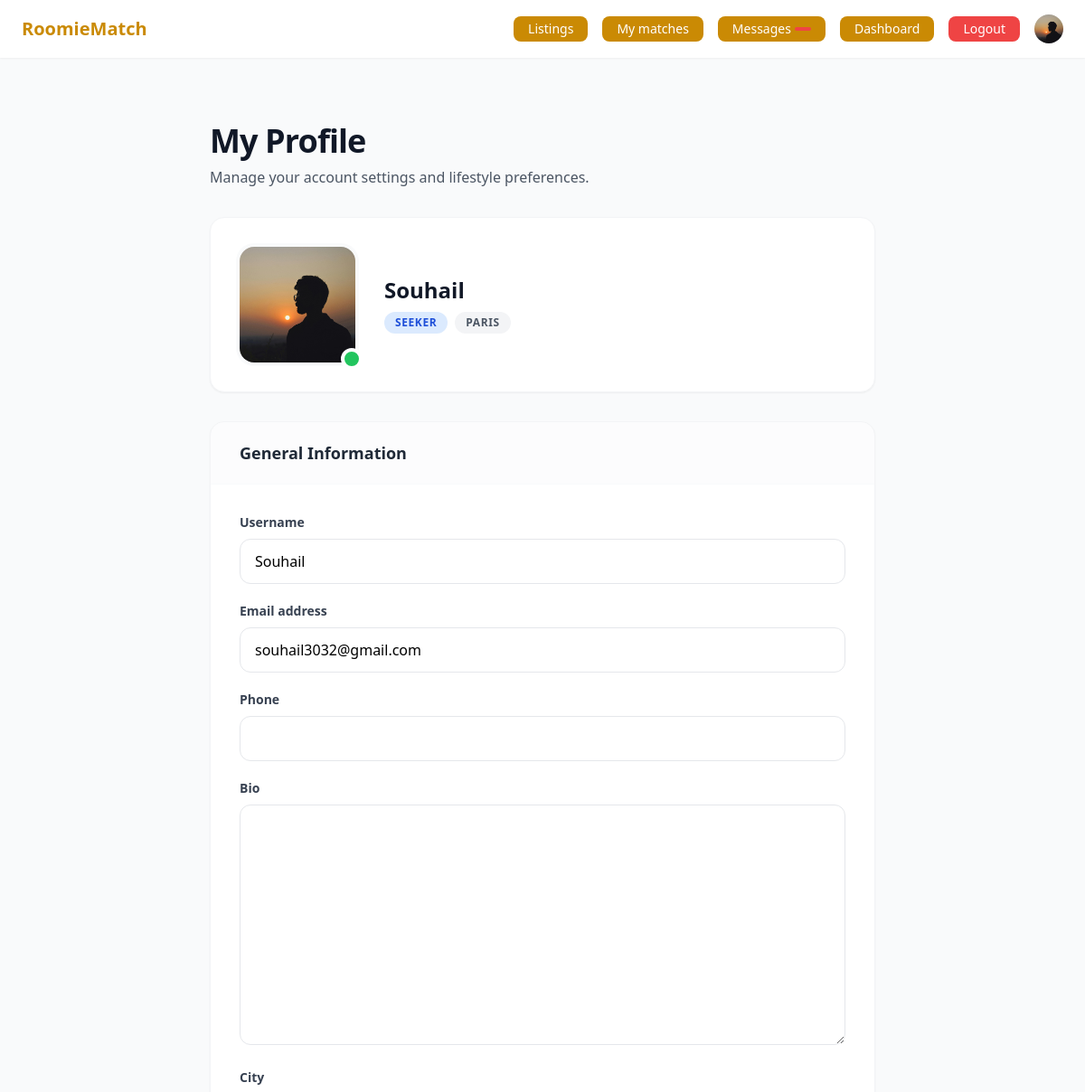
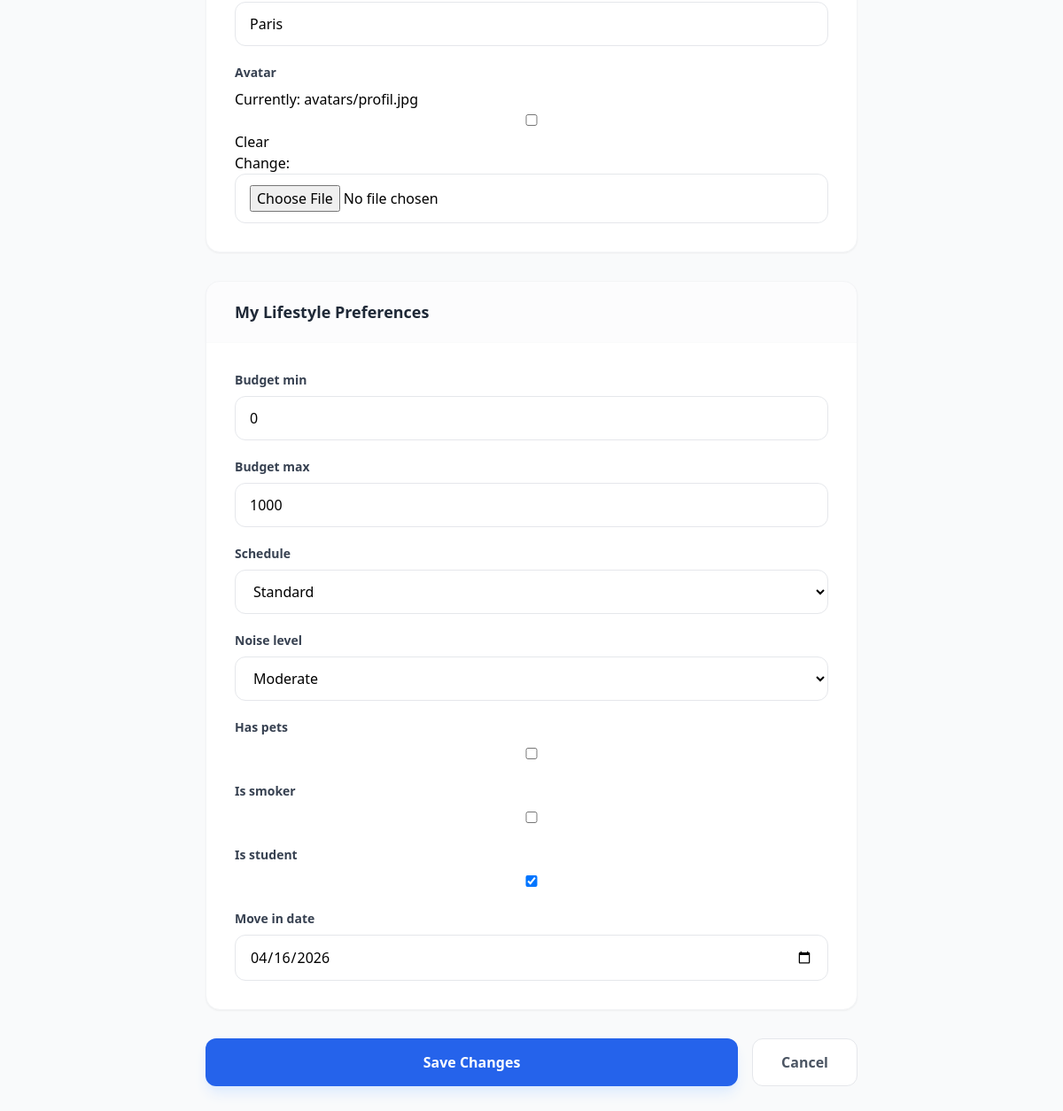
The app's page /accounts/profile/ (signed in) with its own data (2 pictures, top to bottom).
### accounts/models.py (models this page shows, shortened)
class User(AbstractUser):
    class Role(models.TextChoices):
        SEEKER = 'seeker', 'Seeker'    # looking for a room
        OWNER  = 'owner',  'Owner'     # offering a room
    role   = models.CharField(max_length=20, choices=Role.choices, default=Role.SEEKER)
    avatar = models.ImageField(upload_to='avatars/', null=True, blank=True)
    phone  = models.CharField(max_length=20, blank=True)
    bio    = models.TextField(blank=True)
    city   = models.CharField(max_length=100, blank=True)
    def is_seeker(self):
        return self.role == self.Role.SEEKER
    def is_owner(self):
        return self.role == self.Role.OWNER

class SeekerProfile(models.Model):
    class Schedule(models.TextChoices):
        EARLY  = 'early',  'Early bird'
        NIGHT  = 'night',  'Night owl'
        NORMAL = 'normal', 'Standard'
    class NoiseLevel(models.TextChoices):
        QUIET  = 'quiet',  'Quiet'
        MEDIUM = 'medium', 'Moderate'
        LOUD   = 'loud',   'Lively'
    user         = models.OneToOneField(User, on_delete=models.CASCADE, related_name='seeker_profile')
    budget_min   = models.PositiveIntegerField(default=0)
    budget_max   = models.PositiveIntegerField(default=1000)
    schedule     = models.CharField(max_length=20, choices=Schedule.choices, default=Schedule.NORMAL)
    noise_level  = models.CharField(max_length=20, choices=NoiseLevel.choices, default=NoiseLevel.MEDIUM)
    has_pets     = models.BooleanField(default=False)
    is_smoker    = models.BooleanField(default=False)
    is_student   = models.BooleanField(default=False)
    move_in_date = models.DateField(null=True, blank=True)
    created_at   = models.DateTimeField(auto_now_add=True)

### accounts/views.py (the view)
# urls.py: path('profile/',   views.profile,     name='profile'),
@login_required
def profile(request):
    user = request.user
    if request.method == 'POST':
        user_form = UserUpdateForm(request.POST, request.FILES, instance=user)
        if user.is_seeker():
            profile_form = SeekerProfileForm(request.POST, instance=user.seeker_profile)
        else:
            profile_form = OwnerProfileForm(request.POST, instance=user.owner_profile)
        if user_form.is_valid() and profile_form.is_valid():
            user_form.save()
            profile_form.save()
            messages.success(request, 'Profile updated!')
            return redirect('profile')
    else:
        user_form = UserUpdateForm(instance=user)
        if user.is_seeker():
            profile_form = SeekerProfileForm(instance=user.seeker_profile)
        else:
            profile_form = OwnerProfileForm(instance=user.owner_profile)
    return render(request, 'accounts/profile.html', {
        'user_form'   : user_form,
        'profile_form': profile_form,
    })

### accounts/forms.py
class UserUpdateForm(forms.ModelForm):
    class Meta:
        model  = User
        fields = ['username', 'email', 'phone', 'bio', 'city', 'avatar']

class SeekerProfileForm(forms.ModelForm):
    class Meta:
        model   = SeekerProfile
        exclude = ['user', 'created_at']
        widgets = {
            'move_in_date': forms.DateInput(attrs={'type': 'date'}),
            'budget_min'  : forms.NumberInput(attrs={'min': 0}),
            'budget_max'  : forms.NumberInput(attrs={'min': 0}),
        }

### templates/accounts/profile.html (shortened to what this page needs)
{% extends 'base.html' %}
{% block content %}
<div class="max-w-3xl mx-auto py-10 px-4">
  <div class="mb-8">
    <h1 class="text-4xl font-extrabold text-gray-900 tracking-tight">My Profile</h1>
    <p class="text-gray-600 mt-2">Manage your account settings and lifestyle preferences.</p>
  </div>
  <div class="bg-white rounded-2xl shadow-sm border border-gray-100 p-8 mb-8 flex flex-col sm:flex-row items-center gap-8 transition-all hover:shadow-md">
    <div class="relative">
      {% if user.avatar %}
        <img src="{{ user.avatar.url }}" class="w-32 h-32 rounded-2xl object-cover shadow-inner ring-4 ring-gray-50" />
      {% else %}
        <div class="w-32 h-32 rounded-2xl bg-blue-50 flex items-center justify-center text-4xl font-bold text-blue-600 border-2 border-blue-100">
          {{ user.username|first|upper }}
        </div>
      {% endif %}
      <div class="absolute -bottom-2 -right-2 bg-green-500 w-6 h-6 rounded-full border-4 border-white"></div>
    </div>
    <div class="text-center sm:text-left">
      <p class="text-2xl font-bold text-gray-900">{{ user.username }}</p>
      <div class="flex flex-wrap justify-center sm:justify-start gap-2 mt-2">
        <span class="px-3 py-1 bg-blue-100 text-blue-700 text-xs font-semibold rounded-full uppercase tracking-wider">
          {{ user.get_role_display }}
        </span>
        {% if user.city %}
        <span class="px-3 py-1 bg-gray-100 text-gray-600 text-xs font-semibold rounded-full uppercase tracking-wider">
          {{ user.city }}
        </span>
        {% endif %}
      </div>
    </div>
  </div>
  <form method="POST" enctype="multipart/form-data" class="space-y-8">
    <div class="bg-white rounded-2xl shadow-sm border border-gray-100 overflow-hidden">
      <div class="px-8 py-5 border-b border-gray-50 bg-gray-50/50">
        <h2 class="font-bold text-gray-800 text-lg">General Information</h2>
      </div>
      <div class="p-8 space-y-5">
        {% for field in user_form %}
          <div>
            <label class="block text-sm font-semibold text-gray-700 mb-2">{{ field.label }}</label>
            <div class="relative group">
              {{ field }}
            </div>
          </div>
        {% endfor %}
      </div>
    </div>
    <div class="bg-white rounded-2xl shadow-sm border border-gray-100 overflow-hidden">
      <div class="px-8 py-5 border-b border-gray-50 bg-gray-50/50">
        <h2 class="font-bold text-gray-800 text-lg">
          {% if user.is_seeker %}My Lifestyle Preferences{% else %}Roommate Criteria{% endif %}
        </h2>
      </div>
      <div class="p-8 space-y-5">
        {% for field in profile_form %}
          <div>
            <label class="block text-sm font-semibold text-gray-700 mb-2">{{ field.label }}</label>
            <div class="relative group">
              {{ field }}
            </div>
          </div>
        {% endfor %}
      </div>
    </div>
    <div class="flex flex-col sm:flex-row gap-4">
      <button type="submit" class="flex-1 bg-blue-600 text-white py-3.5 px-6 rounded-xl hover:bg-blue-700 font-bold transition-all transform hover:scale-[1.01] active:scale-95 shadow-lg shadow-blue-100">
        Save Changes
      </button>
      <a href="{% url 'home' %}" class="px-8 py-3.5 bg-white border border-gray-200 text-gray-600 rounded-xl font-semibold text-center hover:bg-gray-50 transition-all">
        Cancel
      </a>
    </div>
  </form>
</div>
{% endblock %}

### templates/base.html (shortened to what this page needs)
<!DOCTYPE html>
<html lang="en">
<head>
  <script src="https://cdn.tailwindcss.com"></script>
</head>
<body class="bg-gray-50 min-h-screen">
  <nav class="bg-white shadow-sm px-6 py-4 flex items-center justify-between">
    <a href="/" class="text-xl font-bold text-yellow-600">RoomieMatch</a>
    <div class="flex items-center gap-4 text-sm">
      <a href="{% url 'listings:list' %}" class="bg-yellow-600 text-white px-4 py-1 rounded-lg">
        Listings
      </a>
      {% if user.is_authenticated %}
        {% if user.is_seeker %}
          <a href="{% url 'matching:best_matches' %}" class="bg-yellow-600 text-white px-4 py-1 rounded-lg">
            My matches
          </a>
        {% endif %}
        <a href="{% url 'messaging:inbox' %}" class="relative bg-yellow-600 text-white px-4 py-1 rounded-lg flex items-center gap-1">
           Messages
          <span id="unread-count"
                hx-get="{% url 'messaging:unread_count' %}"
                hx-trigger="load, every 30s"
                hx-swap="innerHTML"
                class="bg-red-500 text-white text-xs rounded-full px-1.5 py-0.5 min-w-[18px] text-center">
          </span>
        </a>
        <a href="{% url 'dashboard' %}" class="bg-yellow-600 text-white px-4 py-1 rounded-lg">
          Dashboard
        </a>
        <a href="{% url 'logout' %}" class="bg-red-500 text-white px-4 py-1 rounded-lg hover:bg-red-600">
          Logout
        </a>
        <a href="{% url 'profile' %}" class="flex items-center gap-2 hover:opacity-80">
          {% if user.avatar %}
            <img src="{{ user.avatar.url }}" class="w-8 h-8 rounded-full object-cover" />
          {% else %}
            <div class="w-8 h-8 rounded-full bg-blue-100 flex items-center justify-center text-sm font-bold text-blue-600">
              {{ user.username|first|upper }}
            </div>
          {% endif %}
        </a>
      {% else %}
        <a href="{% url 'login' %}"    class="bg-yellow-600 text-white px-4 py-1 rounded-lg hover:text-blue-600">Login</a>
        <a href="{% url 'register' %}" class="bg-blue-600 text-white px-4 py-1 rounded-lg hover:bg-blue-700">
          Sign Up
        </a>
      {% endif %}
    </div>
  </nav>
  <main class="max-w-6xl mx-auto px-4 py-8">
    {% block content %}{% endblock %}
  </main>
</body>
</html>

### templates/accounts/profile.html (style rules this page uses)
input, select, textarea { width: 100%; padding: 0.75rem 1rem; border-radius: 0.75rem; border: 1px solid #e5e7eb; transition: all 0.2s ease-in-out; outline: none; background-color: #ffffff; }

### records on screen
User: avatar (picture), username "Souhail", role "SEEKER", city "PARIS", user_form "Souhail" "souhail3032@gmail.com" "Paris"
SeekerProfile: profile_form "0" "1000" "Standard" "Moderate" "☑" "04/16/2026"

### other values on screen
{{ field.label }} "Username" "Email address" "Phone" "Bio" "City" "Avatar"
{{ field.label }} "Budget min" "Budget max" "Schedule" "Noise level" "Has pets" "Is smoker" "Is student" "Move in date"
